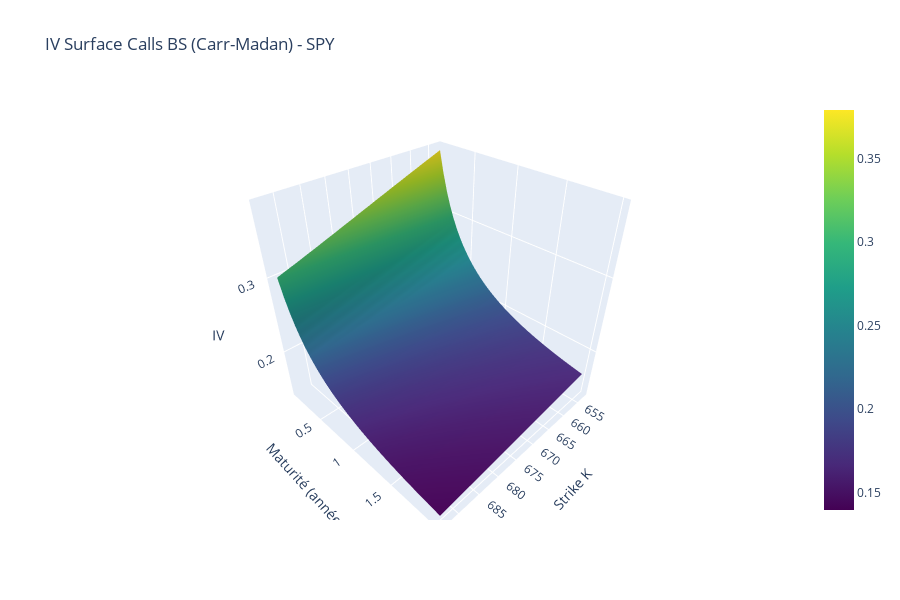
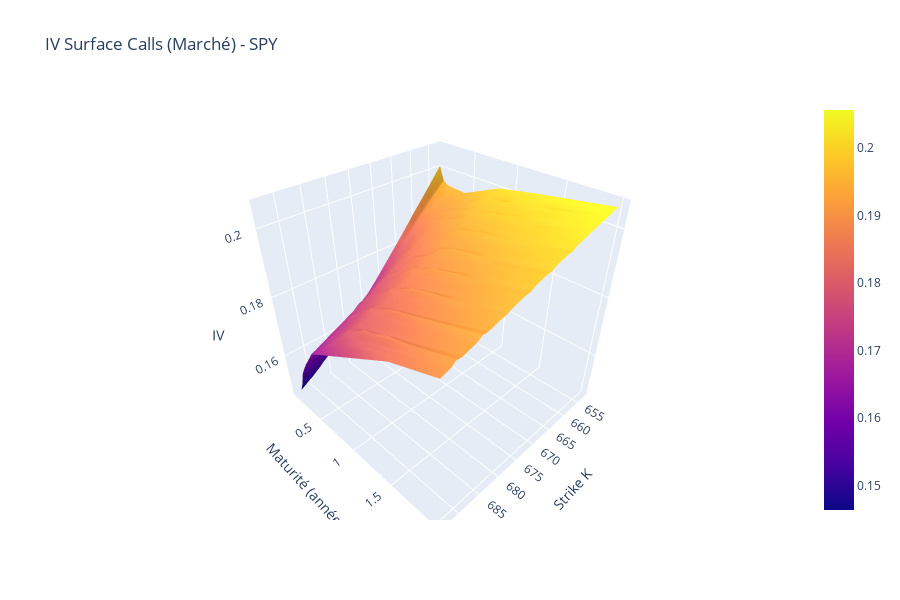

Here is the notebook cell these charts were saved with, in order:
### Markdown cell above
## Étape 3 — Surfaces analytiques Carr-Madan & IV

### Code cell
K_grid = np.arange(S0_ref - span_mc, S0_ref + span_mc + step_strike, step_strike)
T_grid = np.linspace(0.1, min(iv_T_max, years_ahead), n_maturities)
print(f"Grille strikes: {len(K_grid)} points | Maturités: {len(T_grid)}")

params_cm = HestonParams(
    kappa=torch.tensor(calib_params['kappa'], dtype=torch.float64),
    theta=torch.tensor(calib_params['theta'], dtype=torch.float64),
    sigma=torch.tensor(calib_params['sigma'], dtype=torch.float64),
    rho=torch.tensor(calib_params['rho'], dtype=torch.float64),
    v0=torch.tensor(calib_params['v0'], dtype=torch.float64),
)

call_prices_cm = np.zeros((len(T_grid), len(K_grid)))
put_prices_cm = np.zeros_like(call_prices_cm)
Ks_t = torch.tensor(K_grid, dtype=torch.float64)

for i, T_val in enumerate(T_grid):
    call_anal = carr_madan_call_torch(S0_ref, rf_rate, div_yield, float(T_val), params_cm, Ks_t)
    discount_factor = torch.exp(-torch.tensor(rf_rate * T_val, dtype=torch.float64))
    forward_factor = torch.exp(-torch.tensor(div_yield * T_val, dtype=torch.float64))
    put_anal = call_anal - S0_ref * forward_factor + Ks_t * discount_factor
    call_prices_cm[i, :] = call_anal.detach().cpu().numpy()
    put_prices_cm[i, :] = put_anal.detach().cpu().numpy()

print("Prix Carr-Madan calculés.")

call_iv_cm = np.zeros_like(call_prices_cm)
for i, T_val in enumerate(T_grid):
    for j, K_val in enumerate(K_grid):
        call_iv_cm[i, j] = implied_vol_option(call_prices_cm[i, j], S0_ref, K_val, T_val, rf_rate, "call")

KK_cm, TT_cm = np.meshgrid(K_grid, T_grid)
fig_iv_calls_cm = go.Figure(data=[go.Surface(x=KK_cm, y=TT_cm, z=call_iv_cm, colorscale='Viridis')])
fig_iv_calls_cm.update_layout(title=f"IV Surface Calls BS (Carr-Madan) - {ticker}", scene=dict(xaxis_title='Strike K', yaxis_title='Maturité (années)', zaxis_title='IV'), height=600)
fig_iv_calls_cm.show()

market_iv_df = calls_df.dropna(subset=["iv_market"]).copy()
market_iv_df = market_iv_df[(market_iv_df["T"] >= MIN_IV_MATURITY) & (market_iv_df["iv_market"] > 0)]
if len(market_iv_df) >= 5:
    points = market_iv_df[["K", "T"]].to_numpy()
    values = market_iv_df["iv_market"].to_numpy()
    market_iv_surface = griddata(points, values, (KK_cm, TT_cm), method="linear")
    if market_iv_surface is None or np.all(np.isnan(market_iv_surface)):
        market_iv_surface = griddata(points, values, (KK_cm, TT_cm), method="nearest")
    else:
        nan_mask = np.isnan(market_iv_surface)
        if nan_mask.any():
            market_iv_surface[nan_mask] = griddata(points, values, (KK_cm[nan_mask], TT_cm[nan_mask]), method="nearest")
    fig_iv_market = go.Figure(data=[go.Surface(x=KK_cm, y=TT_cm, z=market_iv_surface, colorscale='Plasma')])
    fig_iv_market.update_layout(title=f"IV Surface Calls (Marché) - {ticker}", scene=dict(xaxis_title='Strike K', yaxis_title='Maturité (années)', zaxis_title='IV'), height=600)
    fig_iv_market.show()
else:
    print("Pas assez de points IV marché pour construire une surface.")

### Figure 1 — Plotly figure (JSON) as saved in the notebook; plotly's stock layout.template omitted (floating-point values rounded to 4 significant figures; data arrays with more than 128 entries replaced by an {"elided": "..."} marker saying what was removed)
{"data": [{"colorscale": [[0, "#440154"], [0.1111, "#482878"], [0.2222, "#3e4989"], [0.3333, "#31688e"], [0.4444, "#26828e"], [0.5556, "#1f9e89"], [0.6667, "#35b779"], [0.7778, "#6ece58"], [0.8889, "#b5de2b"], [1, "#fde725"]], "type": "surface", "x": {"elided": "40x41 float values"}, "y": {"elided": "40x41 float values"}, "z": {"elided": "40x41 float values"}}], "layout": {"height": 600, "scene": {"xaxis": {"title": {"text": "Strike K"}}, "yaxis": {"title": {"text": "Maturité (années)"}}, "zaxis": {"title": {"text": "IV"}}}, "title": {"text": "IV Surface Calls BS (Carr-Madan) - SPY"}}}

### Figure 2 — Plotly figure (JSON) as saved in the notebook; plotly's stock layout.template omitted (floating-point values rounded to 4 significant figures; data arrays with more than 128 entries replaced by an {"elided": "..."} marker saying what was removed)
{"data": [{"colorscale": [[0, "#0d0887"], [0.1111, "#46039f"], [0.2222, "#7201a8"], [0.3333, "#9c179e"], [0.4444, "#bd3786"], [0.5556, "#d8576b"], [0.6667, "#ed7953"], [0.7778, "#fb9f3a"], [0.8889, "#fdca26"], [1, "#f0f921"]], "type": "surface", "x": {"elided": "40x41 float values"}, "y": {"elided": "40x41 float values"}, "z": {"elided": "40x41 float values"}}], "layout": {"height": 600, "scene": {"xaxis": {"title": {"text": "Strike K"}}, "yaxis": {"title": {"text": "Maturité (années)"}}, "zaxis": {"title": {"text": "IV"}}}, "title": {"text": "IV Surface Calls (Marché) - SPY"}}}
